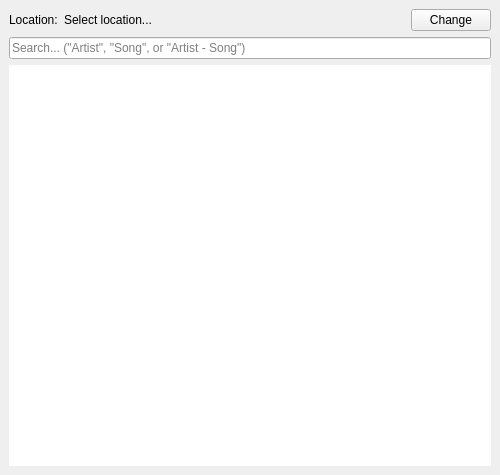
<?xml version="1.0" encoding="UTF-8"?>
<ui version="4.0">
 <class>MainWindow</class>
 <widget class="QMainWindow" name="MainWindow">
  <property name="geometry">
   <rect>
    <x>0</x>
    <y>0</y>
    <width>500</width>
    <height>475</height>
   </rect>
  </property>
  <property name="windowTitle">
   <string>Song List</string>
  </property>
  <widget class="QWidget" name="centralwidget">
   <property name="enabled">
    <bool>true</bool>
   </property>
   <layout class="QGridLayout" name="gridLayout">
    <item row="2" column="0" colspan="3">
     <widget class="QTableWidget" name="songListTable">
      <property name="frameShape">
       <enum>QFrame::Shape::NoFrame</enum>
      </property>
      <property name="frameShadow">
       <enum>QFrame::Shadow::Plain</enum>
      </property>
      <property name="sizeAdjustPolicy">
       <enum>QAbstractScrollArea::SizeAdjustPolicy::AdjustToContents</enum>
      </property>
      <property name="autoScroll">
       <bool>true</bool>
      </property>
      <property name="editTriggers">
       <set>QAbstractItemView::EditTrigger::NoEditTriggers</set>
      </property>
      <property name="tabKeyNavigation">
       <bool>false</bool>
      </property>
      <property name="showDropIndicator" stdset="0">
       <bool>false</bool>
      </property>
      <property name="dragDropOverwriteMode">
       <bool>false</bool>
      </property>
      <property name="alternatingRowColors">
       <bool>false</bool>
      </property>
      <property name="selectionMode">
       <enum>QAbstractItemView::SelectionMode::SingleSelection</enum>
      </property>
      <property name="selectionBehavior">
       <enum>QAbstractItemView::SelectionBehavior::SelectRows</enum>
      </property>
      <property name="verticalScrollMode">
       <enum>QAbstractItemView::ScrollMode::ScrollPerItem</enum>
      </property>
      <property name="horizontalScrollMode">
       <enum>QAbstractItemView::ScrollMode::ScrollPerItem</enum>
      </property>
      <property name="showGrid">
       <bool>false</bool>
      </property>
      <property name="gridStyle">
       <enum>Qt::PenStyle::NoPen</enum>
      </property>
      <property name="sortingEnabled">
       <bool>true</bool>
      </property>
      <property name="wordWrap">
       <bool>false</bool>
      </property>
      <property name="columnCount">
       <number>0</number>
      </property>
      <attribute name="horizontalHeaderHighlightSections">
       <bool>false</bool>
      </attribute>
      <attribute name="verticalHeaderVisible">
       <bool>false</bool>
      </attribute>
      <attribute name="verticalHeaderHighlightSections">
       <bool>false</bool>
      </attribute>
     </widget>
    </item>
    <item row="1" column="0" colspan="3">
     <widget class="QLineEdit" name="searchBox">
      <property name="placeholderText">
       <string>Search... (&quot;Artist&quot;, &quot;Song&quot;, or &quot;Artist - Song&quot;)</string>
      </property>
     </widget>
    </item>
    <item row="0" column="1">
     <widget class="QLabel" name="locationValueLabel">
      <property name="sizePolicy">
       <sizepolicy hsizetype="Expanding" vsizetype="Preferred">
        <horstretch>0</horstretch>
        <verstretch>0</verstretch>
       </sizepolicy>
      </property>
      <property name="text">
       <string>Select location...</string>
      </property>
     </widget>
    </item>
    <item row="0" column="0">
     <widget class="QLabel" name="locationLabel">
      <property name="sizePolicy">
       <sizepolicy hsizetype="Minimum" vsizetype="Preferred">
        <horstretch>0</horstretch>
        <verstretch>0</verstretch>
       </sizepolicy>
      </property>
      <property name="text">
       <string>Location:</string>
      </property>
     </widget>
    </item>
    <item row="0" column="2">
     <widget class="QPushButton" name="changeButton">
      <property name="text">
       <string>Change</string>
      </property>
     </widget>
    </item>
   </layout>
  </widget>
 </widget>
 <resources/>
 <connections/>
</ui>
